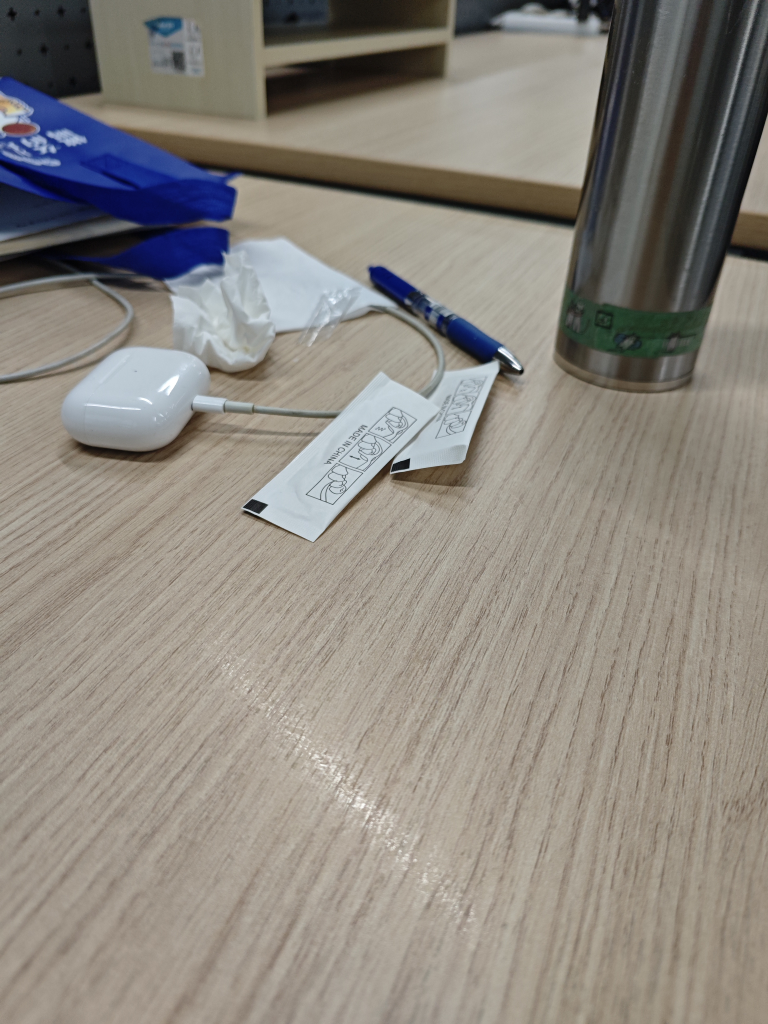
#> input picture image1.jpg, 3072 x 4096 px, found by its file name (shown at 1/4 size)
$ python triangulation_demo.py
#> lines starting #> are read from the running program, lines starting #| are printed output that depends on the picture
### geometry/feature_matching.py
import cv2


class FeatureMatcher:

    def __init__(self):

        # ORB detector
        self.orb = cv2.ORB_create(2000)

        # matcher
        self.matcher = cv2.BFMatcher(cv2.NORM_HAMMING, crossCheck=True)

    def match(self, img1, img2):

        # detect features
        kp1, des1 = self.orb.detectAndCompute(img1, None)
        kp2, des2 = self.orb.detectAndCompute(img2, None)

        # match
        matches = self.matcher.match(des1, des2)

        # sort
        matches = sorted(matches, key=lambda x: x.distance)

        return kp1, kp2, matches

### geometry/epipolar.py
import cv2
import numpy as np


class EpipolarGeometry:
    def compute_fundamental(self, kp1, kp2, matches):
        """
        Compute fundamental matrix F from matched keypoints.

        Returns:
            F: (3,3) fundamental matrix
            pts1: (N,2) int32 points in image1
            pts2: (N,2) int32 points in image2
            mask: (N,1) inlier mask from RANSAC
        """
        pts1 = []
        pts2 = []

        for m in matches:
            pts1.append(kp1[m.queryIdx].pt)
            pts2.append(kp2[m.trainIdx].pt)

        pts1 = np.int32(pts1)
        pts2 = np.int32(pts2)

        F, mask = cv2.findFundamentalMat(
            pts1,
            pts2,
            cv2.FM_RANSAC
        )

        return F, pts1, pts2, mask

# [29 lines left out: function draw_epilines, not called in this run]

### geometry/triangulation.py
import numpy as np
import cv2


class Triangulator:

    def triangulate(self, pts1, pts2, K):

        K = np.asarray(K, dtype=np.float64)

        pts1 = np.asarray(pts1, dtype=np.float64)
        pts2 = np.asarray(pts2, dtype=np.float64)

        # 构造投影矩阵
        P1 = K @ np.hstack((np.eye(3, dtype=np.float64), np.zeros((3, 1), dtype=np.float64)))
        P2 = K @ np.hstack((np.eye(3, dtype=np.float64), np.array([[1.0], [0.0], [0.0]], dtype=np.float64)))

        # 转置
        pts1 = pts1.T
        pts2 = pts2.T

        # 三角化
        points_4d = cv2.triangulatePoints(P1, P2, pts1, pts2)

        # 转换为3D
        points_3d = points_4d[:3] / points_4d[3]

        return points_3d.T

### demos/triangulation_demo.py
import os
import cv2
import numpy as np
import matplotlib.pyplot as plt

from geometry.feature_matching import FeatureMatcher
from geometry.epipolar import EpipolarGeometry
from geometry.triangulation import Triangulator

# 读取图像（可通过 opl demo triangulation --image1 a.jpg --image2 b.jpg 指定）
path1 = os.environ.get("OPL_DEMO_IMAGE1") or "image1.jpg"
path2 = os.environ.get("OPL_DEMO_IMAGE2") or "image2.jpg"
img1 = cv2.imread(path1, 0)
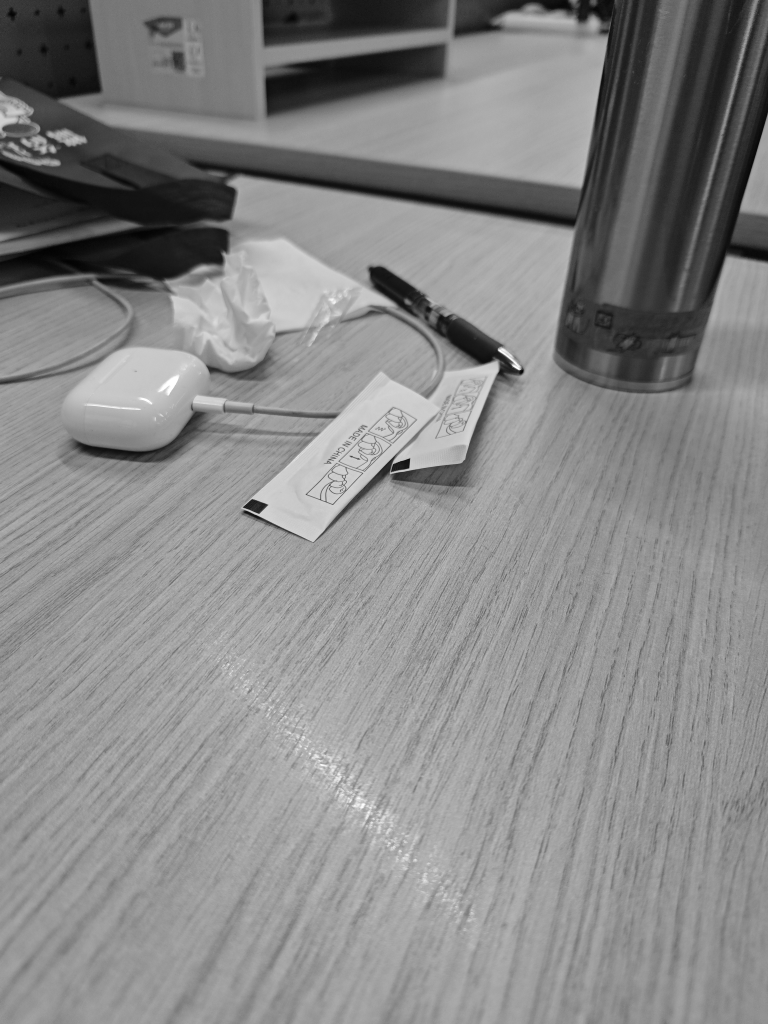
#> img1: shape (4096, 3072) (shown at 1/4 size); min 0, max 255, mean 135.8
img2 = cv2.imread(path2, 0)
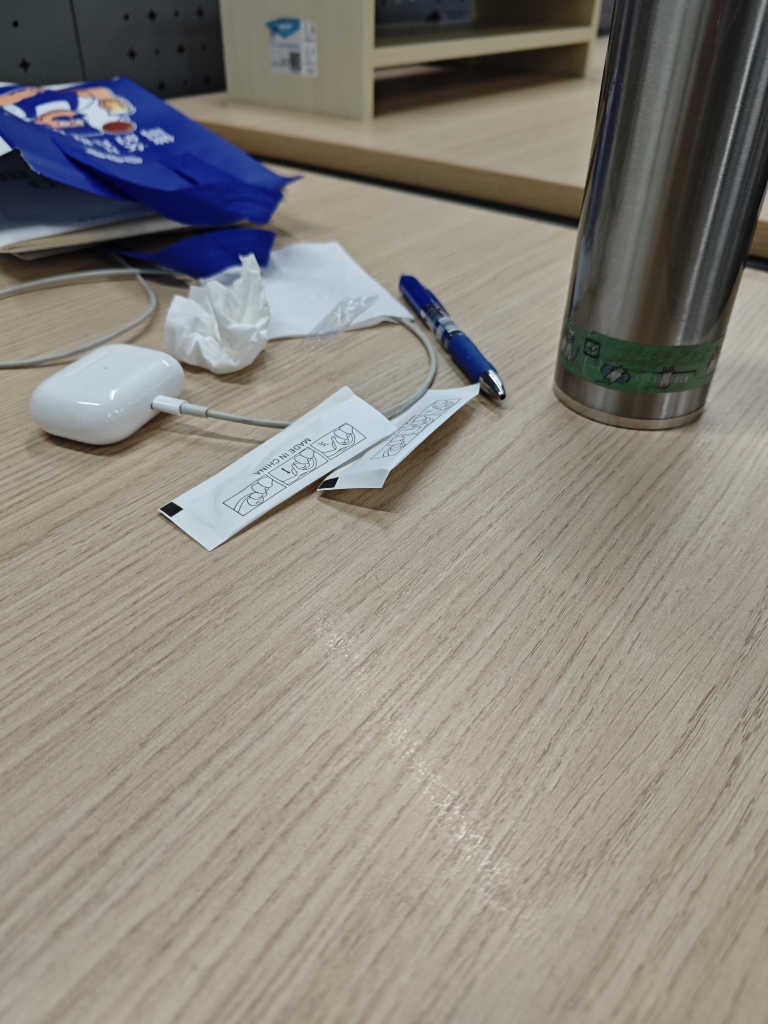
#> input picture image2.jpg, 3072 x 4096 px, found by its file name (shown at 1/4 size)
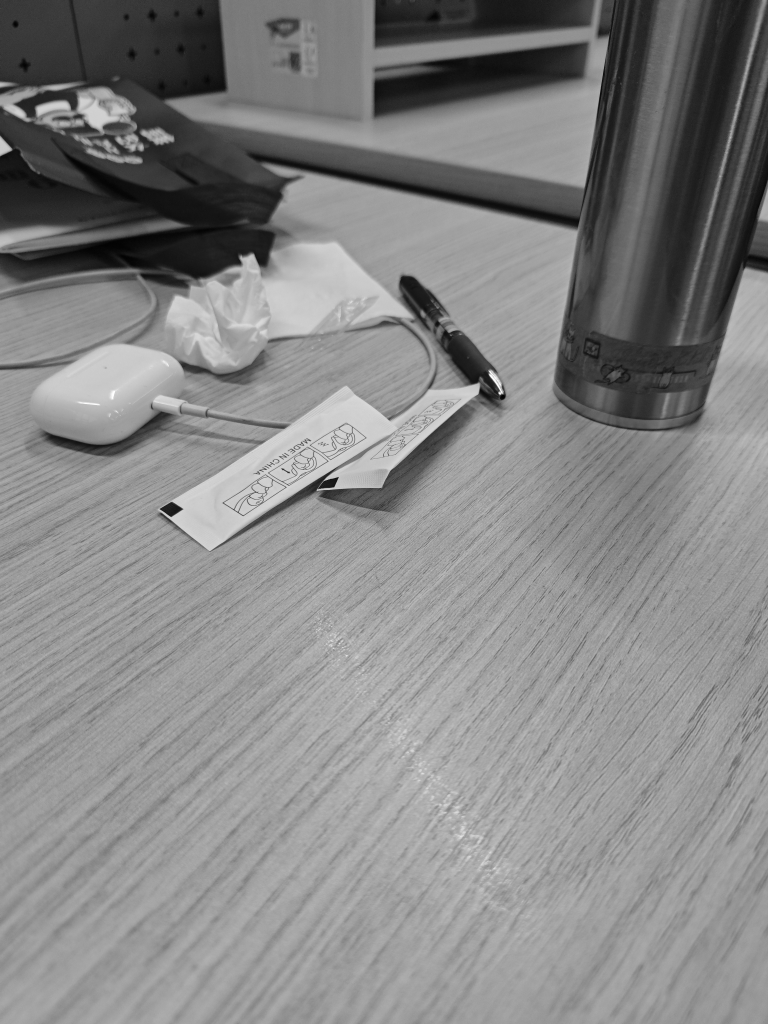
#> img2: shape (4096, 3072) (shown at 1/4 size); min 0, max 255, mean 133.9
if img1 is None or img2 is None:
    raise FileNotFoundError(f"Images not found: {path1!r}, {path2!r}")

# 特征匹配
matcher = FeatureMatcher()
kp1, kp2, matches = matcher.match(img1, img2)
#> in match, `kp1, des1 = self.orb.detectAndCompute(img1, None)`: kp1 = 2000 keypoints; strongest (x, y, size): (973, 2028, 37.2), (1637, 1835, 44.6), (972, 2029, 31), (1634, 1838, 111.1)
#> in match, `kp2, des2 = self.orb.detectAndCompute(img2, None)`: kp2 = 2000 keypoints; strongest (x, y, size): (1995, 1572, 64.3), (1999, 1576, 64.3), (1998, 1575, 77.1), (1996, 1570, 77.1)
#> in match, `matches = self.matcher.match(des1, des2)`: matches = 763 matches
#> matches = 763 matches

# 计算F
epi = EpipolarGeometry()
F, pts1, pts2, mask = epi.compute_fundamental(kp1, kp2, matches)
#> after the loop in compute_fundamental, `for m in matches:`: pts1 = 763 pairs, first value 92.57 to 2091, second value 465.8 to 3039.6; pts2 = 763 pairs, first value 107.5 to 2015, second value 430 to 2066.4
#> in compute_fundamental, `pts1 = np.int32(pts1)`: pts1 = 763 pairs, first value 92 to 2091, second value 465 to 3039
#> in compute_fundamental, `pts2 = np.int32(pts2)`: pts2 = 763 pairs, first value 107 to 2015, second value 429 to 2066
#> in compute_fundamental, `F, mask = cv2.findFundamentalMat( pts1, pts2, cv2.FM_RANSAC )`: F = [[-9.02e-08, 1.93e-06, -0.00151], [-2.17e-06, 9.95e-07, 0.00424], [0.00196, -0.00632, 1]]; mask = 763 values, max 1 at index 0, min 0 at index 1, mean 0.529

# 取内点
pts1 = pts1[mask.ravel()==1]
#> pts1 = 404 pairs, first value 92 to 2045, second value 558 to 2994
pts2 = pts2[mask.ravel()==1]
#> pts2 = 404 pairs, first value 472 to 2002, second value 555 to 2063

# 相机内参（假设）
K = np.array([
    [800, 0, 320],
    [0, 800, 240],
    [0, 0, 1]
])

# 三角化
tri = Triangulator()
points_3d = tri.triangulate(pts1, pts2, K)
#> points_3d = 404 rows, first 8: [-0.256, 1.25, 2.44], [-10.79, -14.24, -7.39], [-42.37, -30.48, -20.24], [-3.39, -5.6, -2.68], [-11.51, -15.01, -7.9], [-43.49, -31.31, -20.79], [-3.26, -5.45, -2.55], [-3.54, -5.78, -2.83]

print("3D points shape:", points_3d.shape)
#| 3D points shape: (404, 3)

# 可视化点云（2D投影）
plt.scatter(points_3d[:,0], points_3d[:,2], s=2)
plt.title("Simple Point Cloud")
plt.xlabel("X")
plt.ylabel("Z")
plt.show()
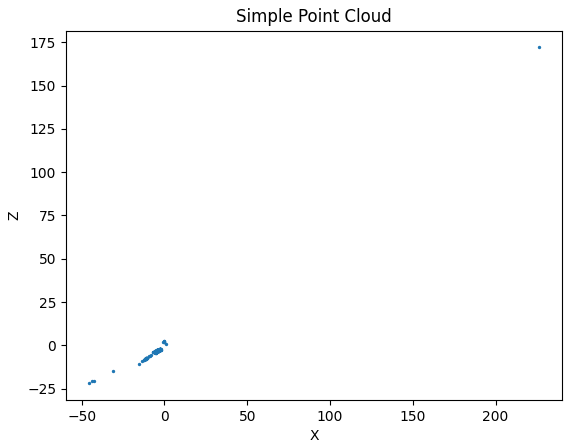
#> figure drawn by matplotlib, 1 panel
